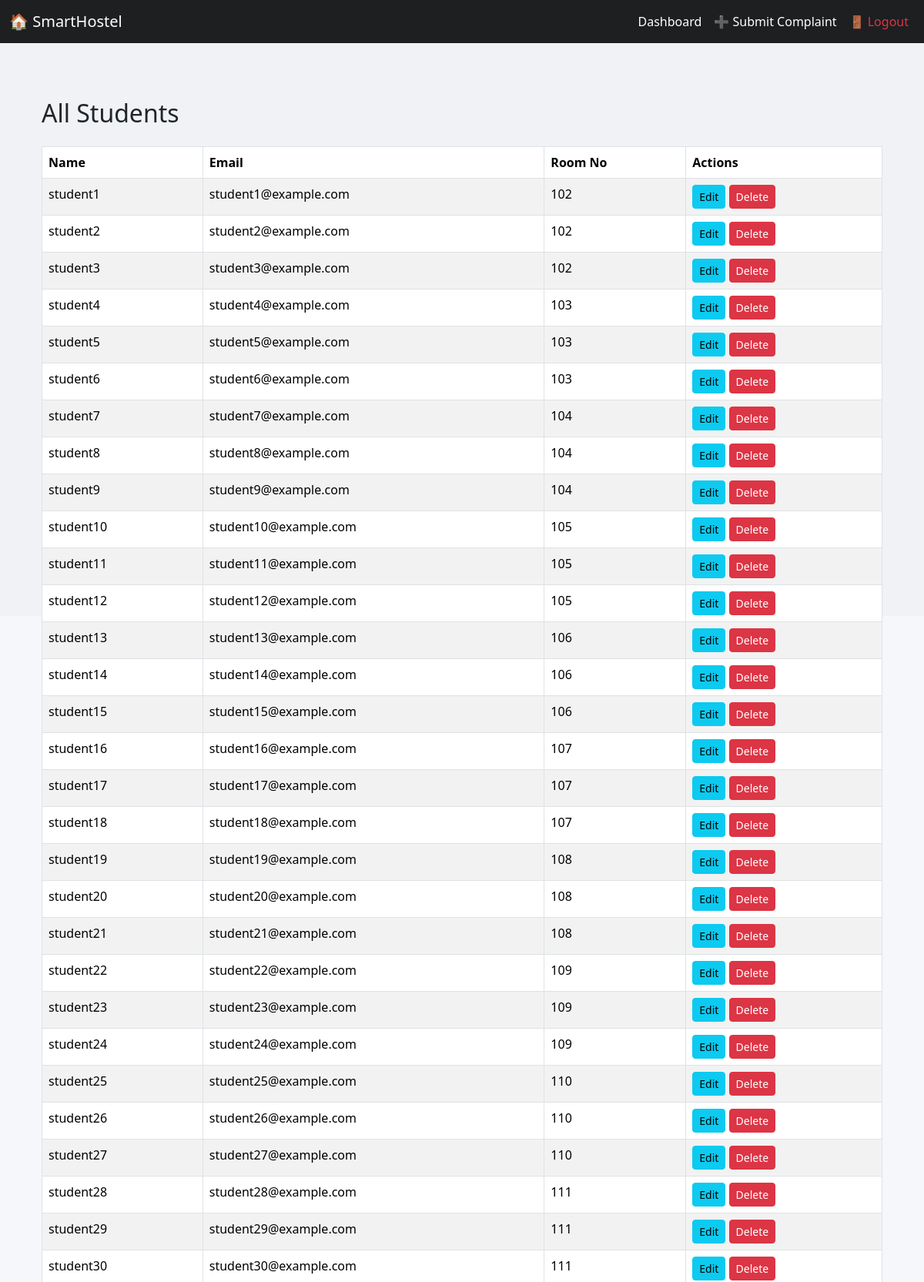
The app's page /students/ (signed in, upper part) with its own data.
### hostelapp/models.py (models this page shows, shortened)
class Student(models.Model):
    user = models.OneToOneField(CustomUser, on_delete=models.CASCADE)
    contact_number = models.CharField(max_length=10)
    address = models.TextField()
    room = models.ForeignKey(Room, on_delete=models.SET_NULL, null=True, blank=True, related_name='students')
    payment_status = models.CharField(max_length=20, default='unpaid')
    roll_number = models.CharField(max_length=20)
    department = models.CharField(max_length=100)
    year = models.IntegerField(null=True, blank=True)
    attendance_percent = models.IntegerField(default=0)
    internal_score = models.IntegerField(default=0)
    parent_income = models.IntegerField(default=0)
    scholarship = models.BooleanField(default=False)
    hostel_stay = models.BooleanField(default=True)
    cgpa = models.FloatField(null=True, blank=True)
    previous_default = models.IntegerField(null=True, blank=True)
    has_paid_fees = models.BooleanField(default=False)
    fee_receipt = models.FileField(upload_to='receipts/', null=True, blank=True)
    is_predicted_defaulter = models.BooleanField(default=False)

class CustomUser(AbstractUser):
    ROLE_CHOICES = (
        ('admin', 'Admin'),
        ('student', 'Student'),
    )
    role = models.CharField(max_length=10, choices=ROLE_CHOICES)

class Room(models.Model):
    room_number = models.CharField(max_length=10, unique=True)
    max_capacity = models.IntegerField(default=3)

### hostelapp/views.py (the view)
# urls.py: path('students/', views.view_students, name='view_students'),
@login_required
def view_students(request):
    students = Student.objects.select_related('user', 'room').all()
    return render(request, 'admin_view_students.html', {'students': students})

### hostelml/templates/admin_view_students.html (shortened to what this page needs)
{% extends 'base.html' %}
{% block content %}
<div class="container mt-5">
    <h2 class="mb-4">All Students</h2>
    <table class="table table-bordered table-striped">
        <thead class="thead-dark">
            <tr>
                <th>Name</th>
                <th>Email</th>
                <th>Room No</th>
                <th>Actions</th>
            </tr>
        </thead>
        <tbody>
            {% for student in students %}
            <tr>
                <td>{{ student.user }}</td>
                <td>{{ student.user.email }}</td>
                <td>{{ student.room.room_number }}</td>
                <td>
                    <a href="{% url 'edit_student' student.id %}" class="btn btn-sm btn-info">Edit</a>
                    <a href="{% url 'delete_student' student.id %}" class="btn btn-sm btn-danger">Delete</a>
                </td>
            </tr>
            {% empty %}
            <tr>
                <td colspan="4" class="text-center">No students found.</td>
            </tr>
            {% endfor %}
        </tbody>
    </table>
</div>
{% endblock %}

### hostelml/templates/base.html (style rules this page uses)
html, body { height: 100%; margin: 0; background-color: #f5f7fa; color: #212529; }
a { color: #0d6efd; text-decoration: none; }

### records on screen
Student: user "student1", user.email "student1@example.com", room.room_number "102"
Student: user "student2", user.email "student2@example.com", room.room_number "102"
Student: user "student3", user.email "student3@example.com", room.room_number "102"
Student: user "student4", user.email "student4@example.com", room.room_number "103"
Student: user "student5", user.email "student5@example.com", room.room_number "103"
Student: user "student6", user.email "student6@example.com", room.room_number "103"
Student: user "student7", user.email "student7@example.com", room.room_number "104"
Student: user "student8", user.email "student8@example.com", room.room_number "104"
Student: user "student9", user.email "student9@example.com", room.room_number "104"
Student: user "student10", user.email "student10@example.com", room.room_number "105"
Student: user "student11", user.email "student11@example.com", room.room_number "105"
Student: user "student12", user.email "student12@example.com", room.room_number "105"
Student: user "student13", user.email "student13@example.com", room.room_number "106"
Student: user "student14", user.email "student14@example.com", room.room_number "106"
Student: user "student15", user.email "student15@example.com", room.room_number "106"
Student: user "student16", user.email "student16@example.com", room.room_number "107"
Student: user "student17", user.email "student17@example.com", room.room_number "107"
Student: user "student18", user.email "student18@example.com", room.room_number "107"
Student: user "student19", user.email "student19@example.com", room.room_number "108"
Student: user "student20", user.email "student20@example.com", room.room_number "108"
Student: user "student21", user.email "student21@example.com", room.room_number "108"
Student: user "student22", user.email "student22@example.com", room.room_number "109"
Student: user "student23", user.email "student23@example.com", room.room_number "109"
Student: user "student24", user.email "student24@example.com", room.room_number "109"
Student: user "student25", user.email "student25@example.com", room.room_number "110"
Student: user "student26", user.email "student26@example.com", room.room_number "110"
Student: user "student27", user.email "student27@example.com", room.room_number "110"
Student: user "student28", user.email "student28@example.com", room.room_number "111"
Student: user "student29", user.email "student29@example.com", room.room_number "111"
Student: user "student30", user.email "student30@example.com", room.room_number "111"
